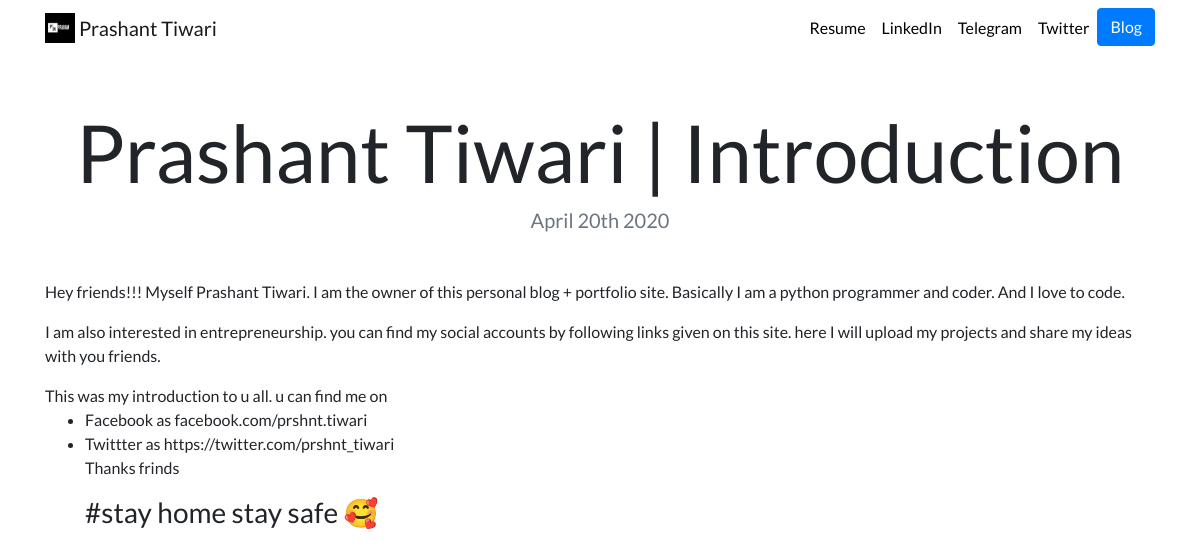
Page /blog/11/ on the committed database.
### blog/models.py (models this page shows, shortened)
class Blog(models.Model):
    title = models.CharField(max_length=100)
    description=models.TextField()
    date=models.DateField()

### blog/views.py (the view)
# urls.py: path('<int:blog_id>/', views.detail, name='detail'),
def detail(request, blog_id):
    blog = get_object_or_404(Blog,pk=blog_id)
    return render (request,'detail.html',{'blog':blog})

### templates/detail.html
{% extends "base.html" %}
{% load static %}
{% block content %}
<h1 class="text-center mt-5" id="blogdetailtitle">{{ blog.title }}</h1>
<h5 class="text-center text-muted mb-5">{{ blog.date|date:'F jS Y' }}</h5>
{{ blog.description|safe }}
{% endblock %}

### static/portfolio/custom.css (style rules this page uses)
body { font-family: 'Lato', sans-serif; }
@media (min-width: 992px) { #blogdetailtitle { font-size: 5rem; } }

### rows in the picture
Blog: title "Prashant Tiwari | Introduction", date "April 20th 2020", description "Hey friends!!! Myself Prashant Tiwari. I am the owner of this personal blog + portfolio site. Basically I am a python programmer and coder. And I love to code. I am also interested in entrepreneurship. you can find my social accounts by following links given on this site. here I will upload my projects and share my ideas with you friends. This was my introduction to u all. u can find me on Facebook as facebook.com/prshnt.tiwari Twittter as https://twitter.com/prshnt_tiwari Thanks frinds #stay home stay safe 🥰"
